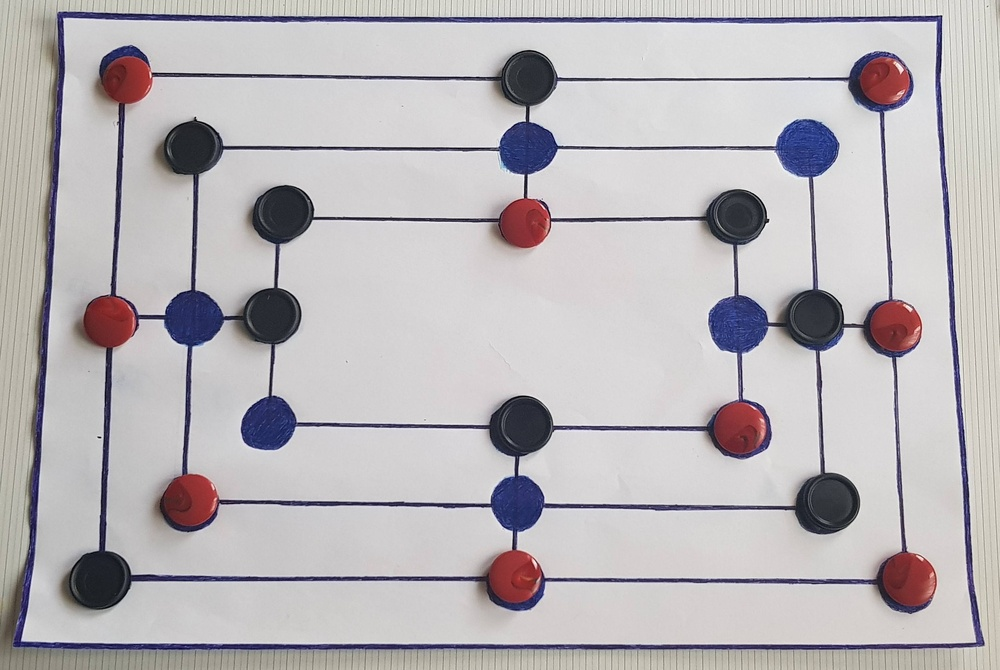
#> input picture images/m1.jpg, 1000 x 670 px, shrunk from 2924 x 1959 before the run
$ python -i processing.py   (imports and definitions only)   (older library calls are emulated)
#> lines starting #> are read from the running program, lines starting #| are printed output that depends on the picture; after the words box and inside, x2 and y2 are one past the last pixel; in counts of white or black regions, pixels touching at a corner belong together
import numpy as np
import cv2 # OpenCV biblioteka
import matplotlib
import matplotlib.pyplot as plt

def start_processing(path):
    # ovde cemo izvuci sliku na osnovu putanje i proslediti je narednoj funkciji
    #orginalna slika
#> called with path = '../../../../images/m1.jpg'
    image = cv2.cvtColor(cv2.imread(path),cv2.COLOR_BGR2RGB)
    #pozvacemo funkciju za sredjivanje slike
    result = image_processing(image)
    if result=="error":
        #greska
        return "Error!"
    # povratna vrednost je string
    else :
        return result #samo za probu

def image_processing(image):
    # priprema slike za isdvajanje figura
    original_img = image.copy()
    img_gray = cv2.cvtColor(original_img, cv2.COLOR_RGB2GRAY)
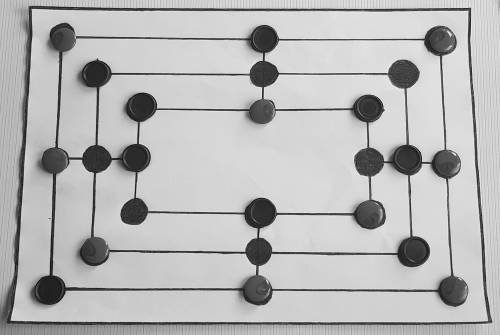
#> img_gray: shape (670, 1000) (shown at 1/2 size); min 0, max 253, mean 182.8

#ovde cemo gledati sta nam vrati funkcija processing, pa cemo u zavisnosti od toga menjati value
    result = processing(img_gray, 7, original_img)
    return result

def processing(img_gray, value, original_img):
#> called with value = 7
    image_gray = cv2.medianBlur(img_gray, 7)  # mozda bi trebalo stvaiti 7, jer smo za neke slike imali problema,
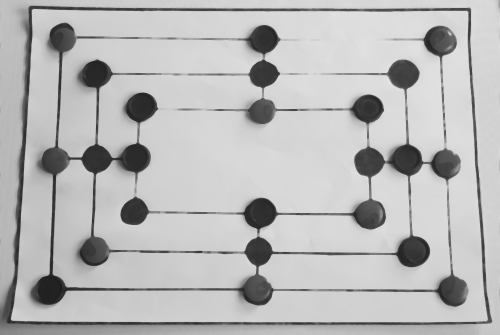
#> image_gray: shape (670, 1000) (shown at 1/2 size); min 29, max 226, mean 184.3
    # jer smo neke sumove na tabli detektovali kao krugove
    image_bin = cv2.adaptiveThreshold(image_gray, 255, cv2.ADAPTIVE_THRESH_MEAN_C, cv2.THRESH_BINARY, 35, 15)
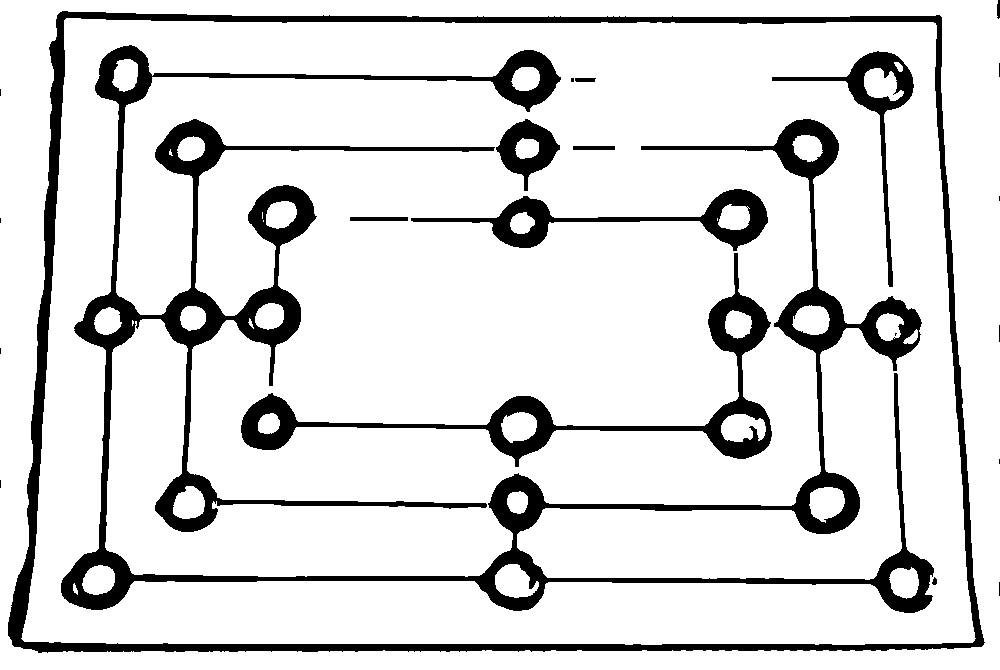
#> image_bin: shape (670, 1000); 86.2% white; 22 black regions (11 under 20 px)

    plt.imshow(image_bin, 'gray')

    _, contours, hierarchy = cv2.findContours(image_bin, cv2.RETR_LIST, cv2.CHAIN_APPROX_SIMPLE)
#> contours = 50 contours, 11 with area under 20; largest, box (x1, y1, x2, y2) and area: (0, 0, 1000, 670) 668200, (7, 10, 986, 654) 586272, (21, 18, 976, 645) 560596, (60, 44, 935, 614) 64253, (240, 252, 773, 468) 13804

    for i in range(2):  # radimo 2 iteracije jer obicno nakon jedne ne dobijemo da je kontura table najveca
        index_of_biggest, table_contour = find_biggest_rectangle(contours)
        del contours[index_of_biggest]
#> this loop made 2 passes
#> index_of_biggest on passes 1 to 2: 49, 48

    if table_contour is not None:
        circles = cv2.HoughCircles(image_gray, cv2.HOUGH_GRADIENT, 1, 10, param1=50, param2=30, minRadius=40,
                                   maxRadius=120)
#> circles = [[139.5, 98.5, 46.3], [96.5, 568.5, 40.7], [830.5, 285.5, 57.1]]
        # zaokruzujemo sve na celobrojne vrednosti
        circles = np.uint32(np.around(circles))
#> circles = [[140, 98, 46], [96, 568, 41], [830, 286, 57]]
        circles = circles[0, :]
        print("len(circles) = " + str(len(circles)))
#| len(circles) = 3

        circles_without_duplicates = get_circles_without_duplicates(circles, table_contour, original_img)
        print("len(circles_without_duplicates) = " + str(len(circles_without_duplicates)))

        if len(circles_without_duplicates) > 0:
            if len(circles_without_duplicates) == 24:
                for c in circles_without_duplicates:
                    # for c in circles:
                    # draw the outer circle
                    # cv2.circle(original_img,(c[0],c[1]),c[2],(0,255,0),3)
                    print(c["rgb"])
                    cv2.circle(original_img, (c["circle"][0], c["circle"][1]), c["circle"][2], (0, 255, 0),
                               3)  # cimg je pre stojalo

                matrix = get_matrix(table_contour, circles_without_duplicates)
                print("len(matrix) = " + str(len(matrix)))
                print("len(matrix[0]) = " + str(len(matrix[0])) + "  # matrix[0] - spoljasnji pravougaonik")
                print("len(matrix[1]) = " + str(len(matrix[1])) + "  # matrix[1] - srednji pravougaonik")
                print("len(matrix[2]) = " + str(len(matrix[2])) + "  # matrix[2] - unutrasnji pravougaonik")

                red_figures = 0
                black_figures = 0
                # odredimo boju na igraca cija je figura na osnovu boje
                for i in range(0, 3):  # matrica, odredjeni krug
                    for j in range(len(matrix[i])):  # setnja kroz listu krugova
                        print('indeks kruga: i= ' + str(i) + " j = " + str(j))
                        print('pozicija kruga: ' + str(matrix[i][j]['circle']))
                        print('rgb: ' + str(matrix[i][j]['rgb']))
                        r = matrix[i][j]['rgb'][0]
                        g = matrix[i][j]['rgb'][1]
                        b = matrix[i][j]['rgb'][2]
                        if ((g + 10) > r and (g - 10) < r and (g + 10) > b and (g - 10) < b):
                            # crno, igrac 2
                            print('crni igrac: ' + str(matrix[i][j]['rgb']))
                            matrix[i][j]['player'] = 2
                            black_figures += 1
                        elif (matrix[i][j]['rgb'][2] > matrix[i][j]['rgb'][0]):
                            # plavi - slobodno polje
                            print('slobodno polje: ' + str(matrix[i][j]['rgb'][2]))
                            matrix[i][j]['player'] = 0
                        elif (matrix[i][j]['rgb'][0] > matrix[i][j]['rgb'][2]):
                            # crveno
                            print('crveni igrac: ' + str(matrix[i][j]['rgb'][0]))
                            matrix[i][j]['player'] = 1
                            red_figures += 1

                # ispritamo da li smo dobro dodelili figure
                for i in range(0, 3):
                    for c in matrix[i]:
                        print("igrac u listi i=" + str(i) + " je: " + str(c['player']))

                result = ""
                for i in range(len(matrix[0])):
                    if (i == (len(matrix[0]) - 1)):
                        result += str(matrix[0][i]['player'])
                    else:
                        result += str(matrix[0][i]['player'])
                        result += ","
                result += ";"
                for i in range(len(matrix[1])):
                    if (i == (len(matrix[1]) - 1)):
                        result += str(matrix[1][i]['player'])
                    else:
                        result += str(matrix[1][i]['player'])
                        result += ","
                result += ";"
                for i in range(len(matrix[2])):
                    if (i == (len(matrix[2]) - 1)):
                        result += str(matrix[2][i]['player'])
                    else:
                        result += str(matrix[2][i]['player'])
                        result += ","

                red_f = 9 - red_figures
                black_f = 9 - black_figures
                result += "|" + str(red_f) + "," + str(black_f)

                print('result: ' + result)

                print('result: ' + result)

                # [12 lines of commented-out code are left out]

                cv2.drawContours(original_img, [table_contour], -1, (255, 0, 0), 3)
                plt.figure()
                plt.imshow(original_img)
                return result
            else:
                print("Mora biti detektovano tacno 24 circles_without_duplicates, a sada je detektovano " + str(
                    len(circles_without_duplicates)))
                return "error"
        else:
            print("Trenutno nema nijedan circles_without_duplicates!")
            return "error"
    else:
        print("Error!")
        return "error"


def find_biggest_rectangle(contours):
    biggest_rectangle = None
    index_of_biggest = -1
    max_p = 0

    for index, contour in enumerate(contours):
        center, size, angle = cv2.minAreaRect(contour)
        p = size[0] * size[1]
        # perimeter = cv2.arcLength(contour,True)
        if p > max_p:
            max_p = p
            biggest_rectangle = contour
            index_of_biggest = index

    return (index_of_biggest, biggest_rectangle)


# [107 lines left out: functions find_and_remove_nearest_circle, get_part_of_matrix, get_matrix, not called in this run]


def get_circles_without_duplicates(circles, table_contour, image):
    circles_without_duplicates = []

    # ovako uzecemo jedan krug i onda cemo za pronaci sve one sa kojima ima presek
    """
    for circle in circles:
        duplicates_list = [] #lista krugova koji se presecaju
        for c in circles:
            if haveIntersect(circle,c):
                #ako se poklapaju, onda u listu ubacimo c i radius
                radius = c[0] - c[1]
                duplicates_list.append({'circle': c, 'radius' : radius })
                #izbrisemo c iz liste
          #      circles.remove(c)
        #pokupili smo sve koji se presecaju, sad u jednu listu pokupimo sve radiuse i sortiramo ih
        list_radius = []
        for l in duplicates_list:
            list_radius.append(l['radius'])
        list_radius.sort()
        #izvucemo srednji krug
        middle = list_radius[int(round(len(list_radius)/2))] #srednji radius, sad treba da prondje krug koji ima toliki radius
        for c in duplicates_list:
            if not c['radius'] == middle in circles_without_duplicates:
                #proverimo da vec ne postoji u listi
                #ako ne postoji u listi dodamo ga u listu
                x = circle[0]
                y = circle[1]
                if cv2.pointPolygonTest(table_contour,(x,y),False) == 1: #centar kruga se nalazi na  tabli
                       circle_img = np.zeros((original_img.shape[0],original_img.shape[1]), np.uint8) #Creamos mascara (matriz de ceros) del tamano de la imagen original
                        cv2.circle(circle_img,(x,y),circle[2],(255,255,255),-1) #Pintamos los circulos en la mascara
                        rgb = cv2.mean(original_img, mask=circle_img)[::-1][1:]
                        #rgb = (int(original_img[y][x][0]),int(original_img[y][x][1]),int(original_img[y][x][2]))
                        circles_without_duplicates.append({"circle":circle, "rgb":rgb})
    """

    for circle in circles:
        # orginalnu sliku moramo pretvoriti u hsv
        hsv = cv2.cvtColor(image, cv2.COLOR_RGB2GRAY)
        if not haveIntersect(circle, circles_without_duplicates):
            x = circle[0]
            y = circle[1]
            if cv2.pointPolygonTest(table_contour, (x, y), False) == 1:  # centar kruga se nalazi na  tabli
             #   circle_img = np.zeros((hsv.shape[0], hsv.shape[1]),
                                    #  np.uint8)  # Creamos mascara (matriz de ceros) del tamano de la imagen original
             #   cv2.circle(circle_img, (x, y), circle[2], (255, 255, 255), -1)  # Pintamos los circulos en la mascara
             #   rgb = cv2.mean(hsv, mask=circle_img)[::-1][1:]
                # rgb = (int(original_img[y][x][0]),int(original_img[y][x][1]),int(original_img[y][x][2]))
                 rgb = image[y][x]
                 p = -1
                 circles_without_duplicates.append({"circle": circle, "rgb": rgb, "player": p})
#> this loop made 3 passes
#> (circle, x, y, rgb) on passes 1 to 3: ([140, 98, 46], 140, 98, [145, 64, 70]), ([96, 568, 41], 96, 568, [29, 32, 39]), ([830, 286, 57], 830, 286, [214, 214, 216])
#> after the loop, circles_without_duplicates = 3 items
    return circles_without_duplicates

def haveIntersect(circle, circles_without_duplicates):
    """
    distSq = (circle[0] - c[0]) * (circle[0] - c[0]) + (circle[1] - c[1]) * (circle[1] - c[1])
    radSumSq = (circle[2] + c[2]) * (circle[2] + c[2])
    if distSq <= radSumSq:
        return True
    return False
    """

    for c in circles_without_duplicates:
        distSq = (circle[0] - c["circle"][0]) * (circle[0] - c["circle"][0]) + (circle[1] - c["circle"][1]) * (circle[1] - c["circle"][1])
        radSumSq = (circle[2] + c["circle"][2]) * (circle[2] + c["circle"][2])
        if distSq <= radSumSq:
            return True
    return False

>>> result = start_processing('../../../../images/m1.jpg')
#| len(circles_without_duplicates) = 3
#| Mora biti detektovano tacno 24 circles_without_duplicates, a sada je detektovano 3
#> in image_processing, `result = processing(img_gray, 7, original_img)`: result = 'error'

$ run again, on images/m10.jpg
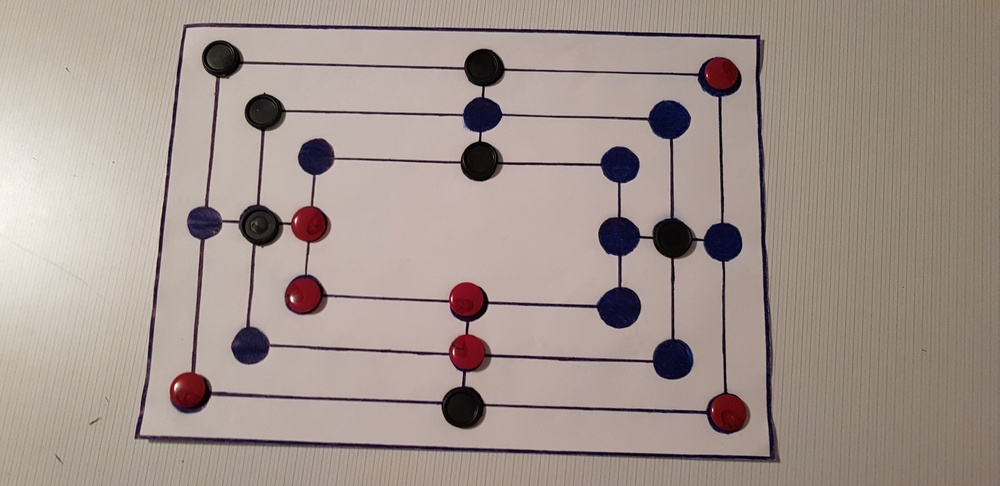
#> input picture images/m10.jpg, 1000 x 486 px, shrunk from 4031 x 1959 before the run
#> in processing, `image_gray = cv2.medianBlur(img_gray, 7)`:
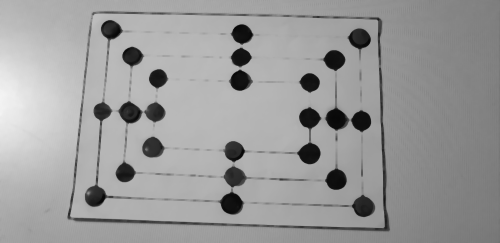
#> image_gray: shape (486, 1000) (shown at 1/2 size); min 7, max 243, mean 154.6
#> in processing, `image_bin = cv2.adaptiveThreshold(image_gray, 255, cv2.ADAPTIVE_THRESH..`:
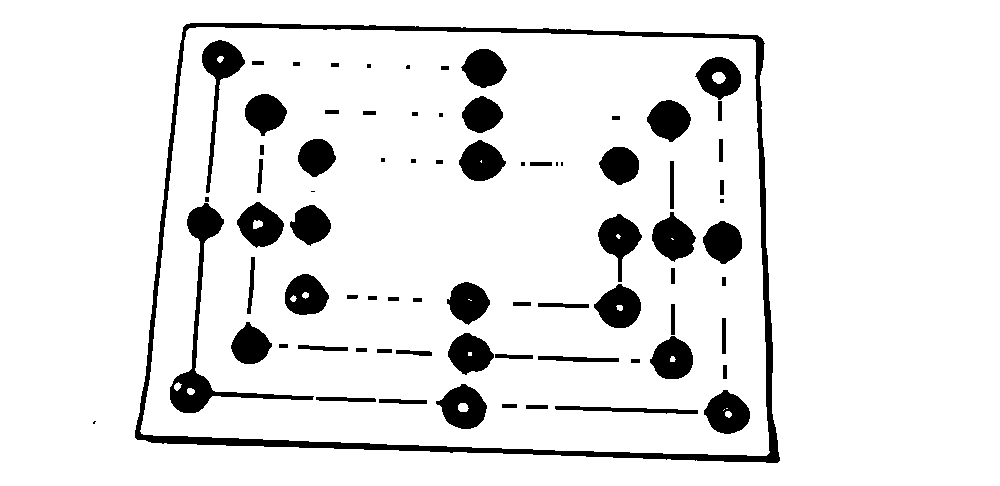
#> image_bin: shape (486, 1000); 90.4% white; 77 black regions (10 under 20 px)
#> contours = 97 contours, 12 with area under 20; largest, box (x1, y1, x2, y2) and area: (0, 0, 1000, 486) 484515, (134, 22, 781, 464) 259416, (140, 27, 770, 456) 246600, (169, 202, 315, 414) 3691, (201, 39, 246, 194) 1838
#> the loop in processing, `for i in range(2):` made 2 passes
#> (index_of_biggest, table_contour) on pass 1: (96, [[0, 0], [0, 485], [999, 485], [999, 0]])
#> in processing, `circles = cv2.HoughCircles(image_gray, cv2.HOUGH_GRADIENT, 1, 10, para..`: circles = [[254.5, 330.5, 67.5]]
#> in processing, `circles = np.uint32(np.around(circles))`: circles = [[254, 330, 68]]
#| len(circles) = 1
#> the loop in get_circles_without_duplicates, `for circle in circles:` made 1 pass
#> (circle, x, y, rgb, p) on pass 1: ([254, 330, 68], 254, 330, [42, 32, 57], -1)
#> after the loop in get_circles_without_duplicates, `for circle in circles:`: circles_without_duplicates = 1 item
#| len(circles_without_duplicates) = 1
#| Mora biti detektovano tacno 24 circles_without_duplicates, a sada je detektovano 1
#> in image_processing, `result = processing(img_gray, 7, original_img)`: result = 'error'

$ run again, on images/m12.jpg
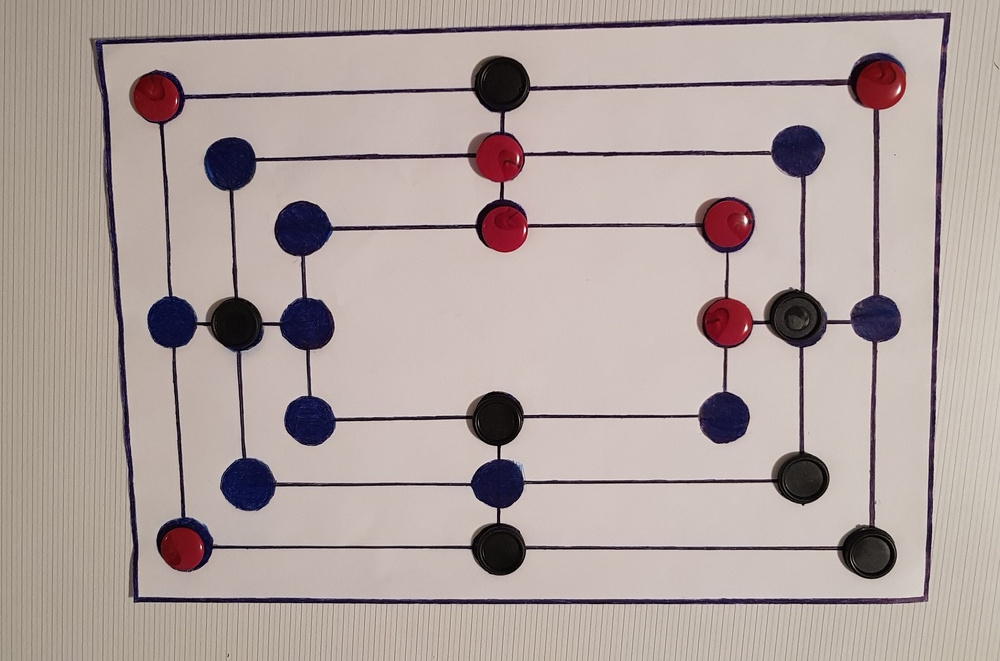
#> input picture images/m12.jpg, 1000 x 661 px, shrunk from 2964 x 1960 before the run
#> in processing, `image_gray = cv2.medianBlur(img_gray, 7)`:
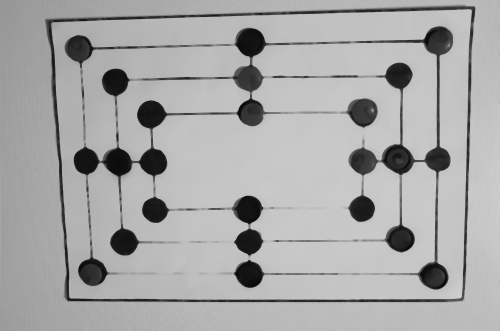
#> image_gray: shape (661, 1000) (shown at 1/2 size); min 8, max 206, mean 167.9
#> in processing, `image_bin = cv2.adaptiveThreshold(image_gray, 255, cv2.ADAPTIVE_THRESH..`:
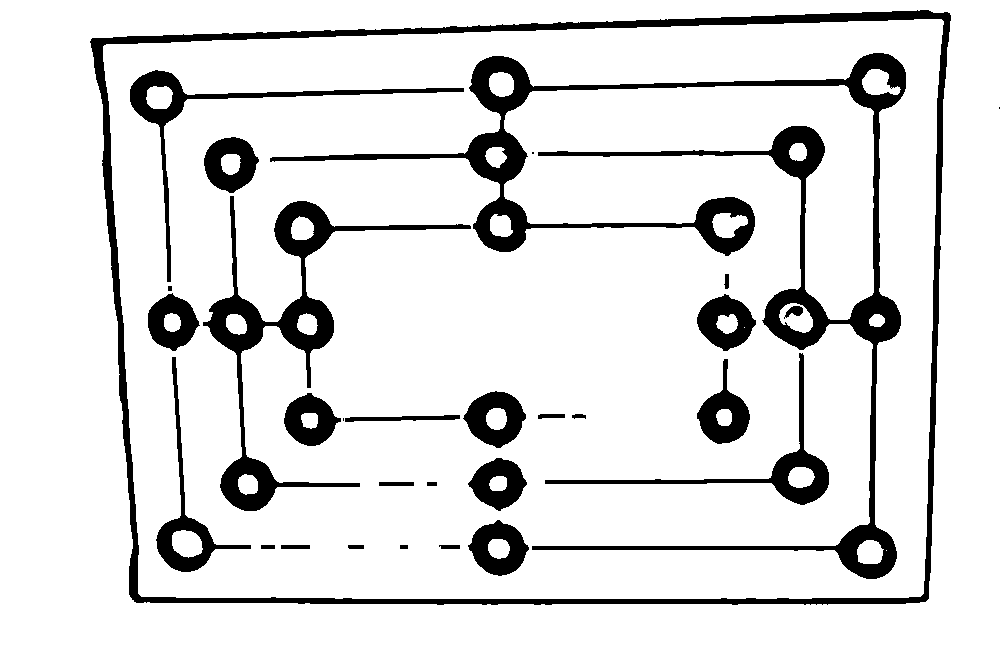
#> image_bin: shape (661, 1000); 87.9% white; 30 black regions (3 under 20 px)
#> contours = 59 contours, 6 with area under 20; largest, box (x1, y1, x2, y2) and area: (0, 0, 1000, 661) 659338, (89, 9, 952, 606) 478941, (103, 19, 944, 599) 458571, (269, 52, 907, 580) 32441, (202, 195, 472, 512) 12400
#> the loop in processing, `for i in range(2):` made 2 passes
#> index_of_biggest on passes 1 to 2: 58, 57
#> in processing, `circles = cv2.HoughCircles(image_gray, cv2.HOUGH_GRADIENT, 1, 10, para..`: circles = [[241.5, 484.5, 61.3]]
#> in processing, `circles = np.uint32(np.around(circles))`: circles = [[242, 484, 61]]
#| len(circles) = 1
#> the loop in get_circles_without_duplicates, `for circle in circles:` made 1 pass
#> (circle, x, y, rgb, p) on pass 1: ([242, 484, 61], 242, 484, [9, 13, 58], -1)
#> after the loop in get_circles_without_duplicates, `for circle in circles:`: circles_without_duplicates = 1 item
#| len(circles_without_duplicates) = 1
#| Mora biti detektovano tacno 24 circles_without_duplicates, a sada je detektovano 1
#> in image_processing, `result = processing(img_gray, 7, original_img)`: result = 'error'
